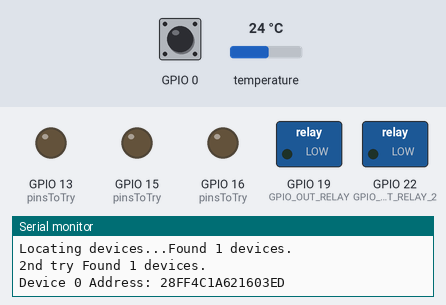
Bench run of a program on a simulated ESP32. Parts: switched loads named in the program (green lamp = pin HIGH), output pins drawn as LEDs (lit = HIGH), the last lines printed to the serial monitor. Dashed ring = blinking. The test bench sets the inputs (shaded band); at power-on: GPIO 0 HIGH, temperature 24 °C. Pins used as bus, display or sensor lines are not drawn.

Above: at 3.9 s.
4.0 s: GPIO 0 pulled LOW for 0.15 s
At 5.5 s:
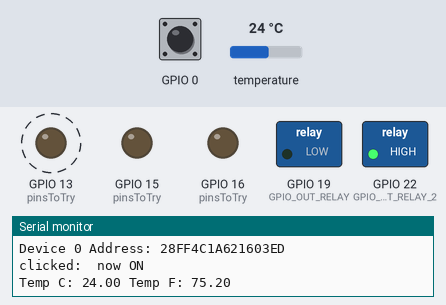
7.1 s: GPIO 0 pulled LOW for 0.15 s
At 8.1 s:
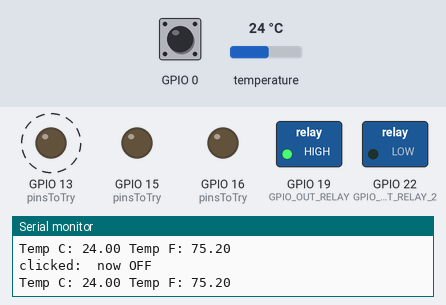
10.2 s: GPIO 0 pulled LOW for 0.15 s
At 11.42 s:
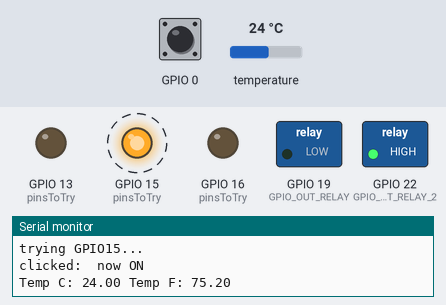
13.3 s: GPIO 0 pulled LOW for 0.15 s
At 15.42 s:
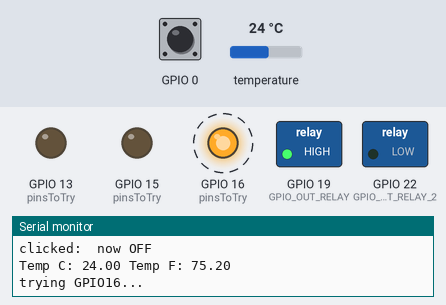
16.4 s: GPIO 0 pulled LOW for 0.15 s
At 17.42 s:
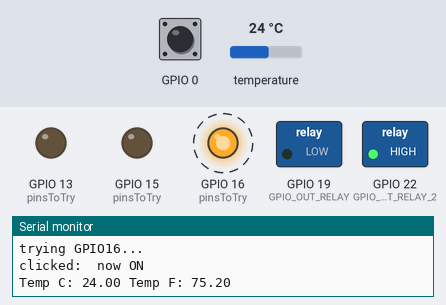
Timing chart, 0 to 20.5 s (numbered marks = the images above; inputs shaded):
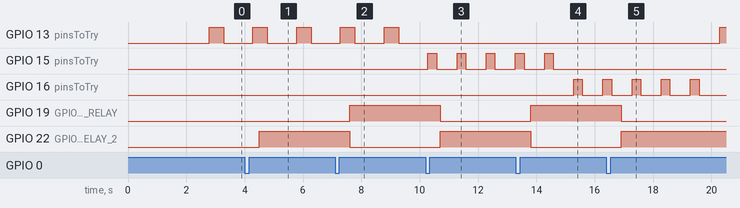

Measured:
- after the input at 4.0 s, GPIO 22 (GPIO_OUT_RELAY_2): LOW → HIGH after 0.50 s
- after the input at 7.1 s, GPIO 19 (GPIO_OUT_RELAY): LOW → HIGH after 0.50 s; GPIO 22 (GPIO_OUT_RELAY_2): HIGH → LOW after 0.50 s
- after the input at 10.2 s, GPIO 19 (GPIO_OUT_RELAY): HIGH → LOW after 0.50 s; GPIO 22 (GPIO_OUT_RELAY_2): LOW → HIGH after 0.50 s
- after the input at 13.3 s, GPIO 19 (GPIO_OUT_RELAY): LOW → HIGH after 0.50 s; GPIO 22 (GPIO_OUT_RELAY_2): HIGH → LOW after 0.50 s
- after the input at 16.4 s, GPIO 19 (GPIO_OUT_RELAY): HIGH → LOW after 0.50 s; GPIO 22 (GPIO_OUT_RELAY_2): LOW → HIGH after 0.50 s
- by itself, GPIO 16 (pinsToTry): alternates HIGH for 0.30 s and LOW for 0.70 s

The program:

main.cpp
```cpp
#include <Arduino.h>
#include <jled.h>
#include "Button2.h"
#include <OneWire.h>
#include <DallasTemperature.h>

#define GPIO_OUT_RELAY 19
#define GPIO_OUT_RELAY_2 22
#define GPIO_OUT_GREEN_AUTO 13
#define GPIO_OUT_BLUE_WIFI 15
#define GPIO_OUT_RED_ONOFF 16
#define GPIO_IN_BUTTON 0
#define GPIO_ONE_WIRE_BUS 25 // tried 1, 2, 3, 4, 5, 14, 17, 18, 21, 23, 25, 26, 27, 32, 33
#define GPIO_OUT_POWER_RJ11 27 // tried 1, 2, 3, 4, 5, 14, 17, 18, 21, 23, 25, 26, 27, 32, 33

// Data wire is plugged into GPIO4 on ESP32
// Setup a oneWire instance to communicate with any OneWire devices (not just Maxim/Dallas temperature ICs)
OneWire oneWire(GPIO_ONE_WIRE_BUS);
// Pass our oneWire reference to Dallas Temperature.
DallasTemperature sensors(&oneWire);
// arrays to hold device address
DeviceAddress insideThermometer;

Button2 button;

int pinsToTry[] = {
    // 0, // Button
    // 1, // TX
    // 2,
    // 3, // RX
    // 4,
    // 5,
    // 12,
    13, // Green strange symbol (21s)
    // 14,
    15, // blue wifi
    16, // red on/off
    // 17,
    // 18,
    // 19, // Relay 1
    // 21,
    // 22, // Relay 2
    // 23,
    // 25,
    // 26,
    // 27,
    // 32,
    // 33,
};
int currentIdx = 0;
int currentGPIO = pinsToTry[currentIdx];

auto led_breathe = JLed(currentGPIO).Blink(500, 500).Repeat(5).DelayAfter(500);

void flashLed(int gpio)
{
  led_breathe = JLed(gpio).Blink(300, 200).Repeat(5).DelayAfter(500);
}

// function to print the temperature for a device
float celsius = -42;
void printTemperature(DeviceAddress deviceAddress)
{
  celsius = sensors.getTempC(deviceAddress);
  if (celsius == DEVICE_DISCONNECTED_C)
  {
    Serial.println("Error: Could not read temperature data");
    return;
  }
  Serial.print("Temp C: ");
  Serial.print(celsius);
  Serial.print(" Temp F: ");
  Serial.println(DallasTemperature::toFahrenheit(celsius)); // Converts celsius to Fahrenheit
}

bool manualState = false;
void click(Button2 &btn)
{
  Serial.print("clicked: ");
  if (manualState) {
    digitalWrite(GPIO_OUT_RELAY_2, 0);
    digitalWrite(GPIO_OUT_RELAY, 1);
    manualState = false;
    Serial.println(" now OFF");
  } else
  {
    digitalWrite(GPIO_OUT_RELAY_2, 1);
    digitalWrite(GPIO_OUT_RELAY, 0);
    manualState = true;
    Serial.println(" now ON");
  }

  sensors.requestTemperatures(); // Send the command to get temperatures
  printTemperature(insideThermometer);
}

// function to print a device address
void printAddress(DeviceAddress deviceAddress)
{
  for (uint8_t i = 0; i < 8; i++)
  {
    if (deviceAddress[i] < 16)
      Serial.print("0");
    Serial.print(deviceAddress[i], HEX);
  }
}

void setup()
{
  delay(2000);
  Serial.begin(115200);
  Serial.println("Setup called!");

  // relay
  pinMode(GPIO_OUT_RELAY_2, OUTPUT); // Setzt den Digitalpin 13 als Outputpin
  pinMode(GPIO_OUT_RELAY, OUTPUT);   // Setzt den Digitalpin 13 als Outputpin

  // button
  button.begin(GPIO_IN_BUTTON);
  button.setClickHandler(click);

  // DS18B20
  // enable power on RJ 11
  pinMode(GPIO_OUT_POWER_RJ11, OUTPUT); // Setzt den Digitalpin 13 als Outputpin
  digitalWrite(GPIO_OUT_POWER_RJ11, 1);
  // locate devices on the bus
  // Setup a oneWire instance to communicate with any OneWire devices (not just Maxim/Dallas temperature ICs)
  Serial.print("Locating devices...");
  sensors.begin();
  delay(750);
  Serial.print("Found ");
  Serial.print(sensors.getDeviceCount(), DEC);
  Serial.println(" devices.");
  if (!sensors.getAddress(insideThermometer, 0))
    Serial.println("Unable to find address for Device 0");

  Serial.print("2nd try Found ");
  Serial.print(sensors.getDeviceCount(), DEC);
  Serial.println(" devices.");

  // show the addresses we found on the bus
  Serial.print("Device 0 Address: ");
  printAddress(insideThermometer);
  Serial.println();

  // set the resolution to 9 bit (Each Dallas/Maxim device is capable of several different resolutions)
  sensors.setResolution(insideThermometer, 9);
}

void loop()
{
  button.loop();
  led_breathe.Update();

  if (!led_breathe.IsRunning())
  {
    led_breathe.Off().Update();
    currentIdx += 1;
    size_t n = sizeof(pinsToTry) / sizeof(pinsToTry[0]);
    if (currentIdx >= n)
    {
      Serial.print("starting from the beginning...");
      currentIdx = 0;
    }
    currentGPIO = pinsToTry[currentIdx];

    // effect is done, try next one
    Serial.print("trying GPIO");
    Serial.print(currentGPIO);
    Serial.println("...");
    flashLed(currentGPIO);
  }
}
```
